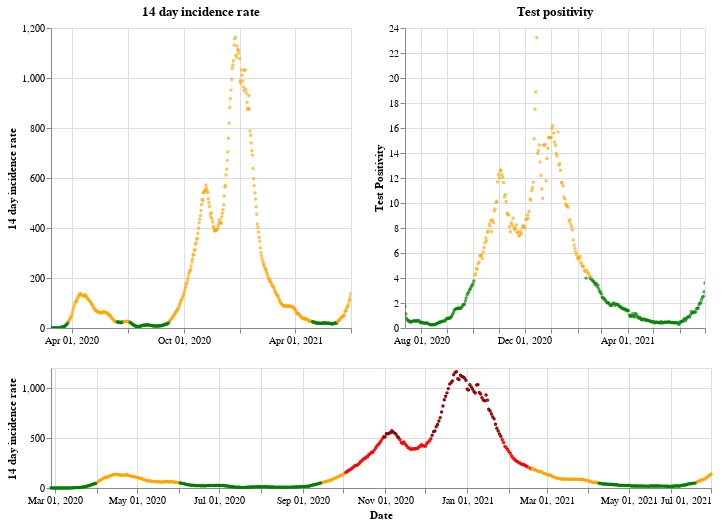

Source (notebook cell):
### Markdown cell above
## Wales

### Code cell
plot_traffic_light('Wales')

### Figure 1 — Vega-Lite specification as saved in the notebook (floating-point values rounded to 4 significant figures; data arrays with more than 128 entries replaced by an {"elided": "..."} marker saying what was removed)
{"config": {"view": {"continuousWidth": 400, "continuousHeight": 300}}, "vconcat": [{"hconcat": [{"mark": {"type": "point", "size": 2}, "encoding": {"color": {"condition": {"value": "green", "test": "(datum.twoWeeklyCasesRate <= 25)"}, "value": "orange"}, "tooltip": [{"type": "nominal", "field": "areaName"}, {"type": "temporal", "field": "date"}, {"type": "quantitative", "field": "twoWeeklyCasesRate"}, {"type": "quantitative", "field": "testPositivity"}], "x": {"type": "temporal", "axis": {"title": ""}, "field": "date", "scale": {"domain": {"selection": "DateBrush"}}, "timeUnit": "yearmonthdate"}, "y": {"type": "quantitative", "axis": {"title": "14 day incidence rate"}, "field": "twoWeeklyCasesRate"}}, "title": "14 day incidence rate", "width": 300}, {"mark": {"type": "point", "size": 2}, "encoding": {"color": {"condition": {"value": "green", "test": "(datum.testPositivity <= 4)"}, "value": "orange"}, "tooltip": [{"type": "nominal", "field": "areaName"}, {"type": "temporal", "field": "date"}, {"type": "quantitative", "field": "twoWeeklyCasesRate"}, {"type": "quantitative", "field": "testPositivity"}], "x": {"type": "temporal", "axis": {"title": ""}, "field": "date", "scale": {"domain": {"selection": "DateBrush"}}, "timeUnit": "yearmonthdate"}, "y": {"type": "quantitative", "axis": {"title": "Test Positivity"}, "field": "testPositivity"}}, "title": "Test positivity", "width": 300}]}, {"layer": [{"mark": {"type": "point", "size": 2}, "encoding": {"color": {"condition": {"value": "orange", "test": "(((datum.testPositivity < 4) && (datum.twoWeeklyCasesRate >= 50)) && (datum.twoWeeklyCasesRate < 200))"}, "value": "red"}, "opacity": {"condition": {"value": 1, "test": "((datum.twoWeeklyCasesRate >= 50) && (datum.twoWeeklyCasesRate < 500))"}, "value": 0}, "tooltip": [{"type": "nominal", "field": "areaName"}, {"type": "temporal", "field": "date"}, {"type": "quantitative", "field": "twoWeeklyCasesRate"}, {"type": "quantitative", "field": "testPositivity"}], "x": {"type": "temporal", "axis": {"title": "Date"}, "field": "date", "timeUnit": "yearmonthdate"}, "y": {"type": "quantitative", "axis": {"title": "14 day incidence rate"}, "field": "twoWeeklyCasesRate"}}, "selection": {"DateBrush": {"type": "interval", "encodings": ["x"], "fields": ["Time"]}}}, {"mark": {"type": "point", "size": 2}, "encoding": {"color": {"value": "darkred"}, "opacity": {"condition": {"value": 1, "test": "(datum.twoWeeklyCasesRate >= 500)"}, "value": 0}, "tooltip": [{"type": "nominal", "field": "areaName"}, {"type": "temporal", "field": "date"}, {"type": "quantitative", "field": "twoWeeklyCasesRate"}, {"type": "quantitative", "field": "testPositivity"}], "x": {"type": "temporal", "axis": {"title": "Date"}, "field": "date", "timeUnit": "yearmonthdate"}, "y": {"type": "quantitative", "axis": {"title": "14 day incidence rate"}, "field": "twoWeeklyCasesRate"}}}, {"mark": {"type": "point", "size": 2}, "encoding": {"color": {"condition": {"value": "green", "test": "((datum.testPositivity < 4) && (datum.twoWeeklyCasesRate < 50))"}, "value": "orange"}, "opacity": {"condition": {"value": 1, "test": "(datum.twoWeeklyCasesRate < 50)"}, "value": 0}, "tooltip": [{"type": "nominal", "field": "areaName"}, {"type": "temporal", "field": "date"}, {"type": "quantitative", "field": "twoWeeklyCasesRate"}, {"type": "quantitative", "field": "testPositivity"}], "x": {"type": "temporal", "axis": {"title": "Date"}, "field": "date", "timeUnit": "yearmonthdate"}, "y": {"type": "quantitative", "axis": {"title": "14 day incidence rate"}, "field": "twoWeeklyCasesRate"}}}], "height": 120, "width": 660}], "data": {"name": "data-3c8def6a09c30d73e6f555412953028f"}, "$schema": "https://vega.github.io/schema/vega-lite/v4.8.1.json", "datasets": {"data-3c8def6a09c30d73e6f555412953028f": {"elided": "491 records"}}}
